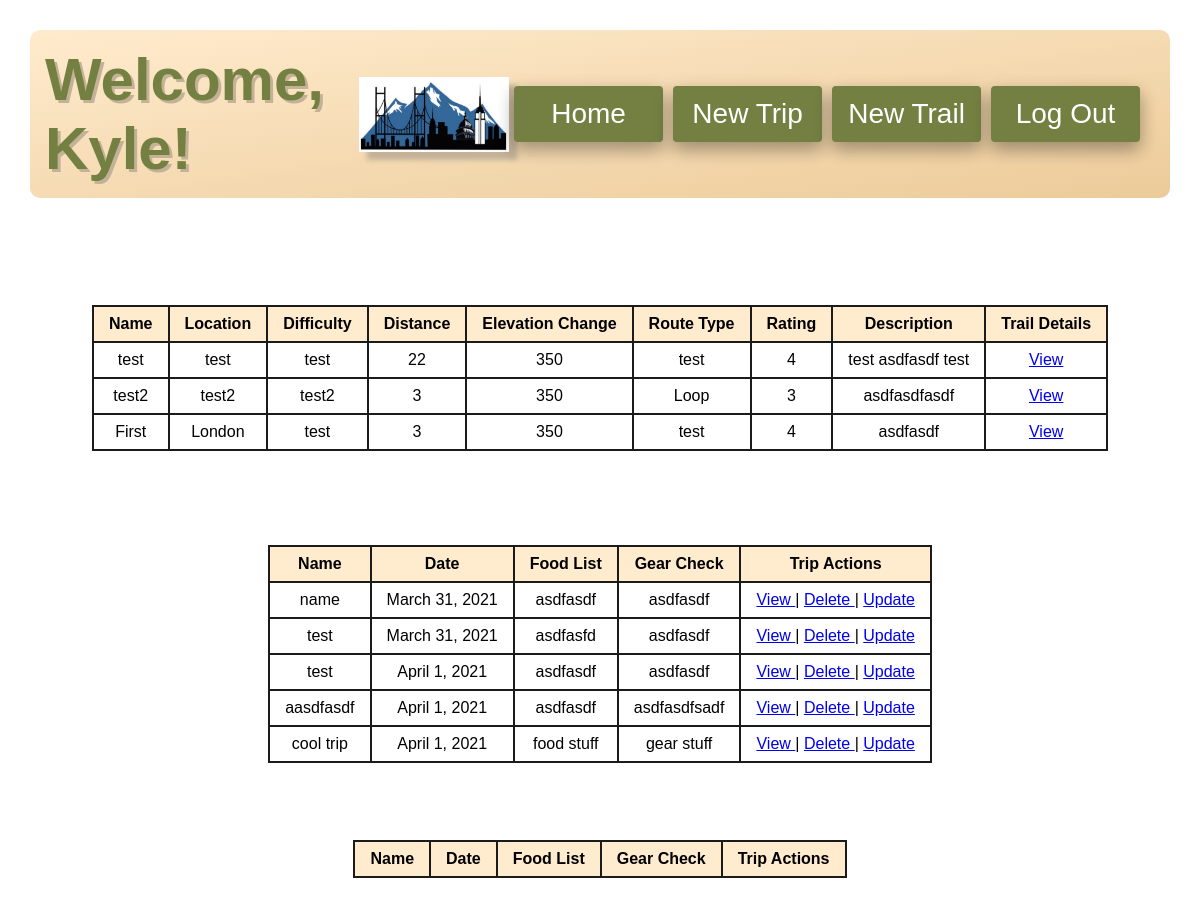
Page /dashboard (signed in) on the earlier database version.
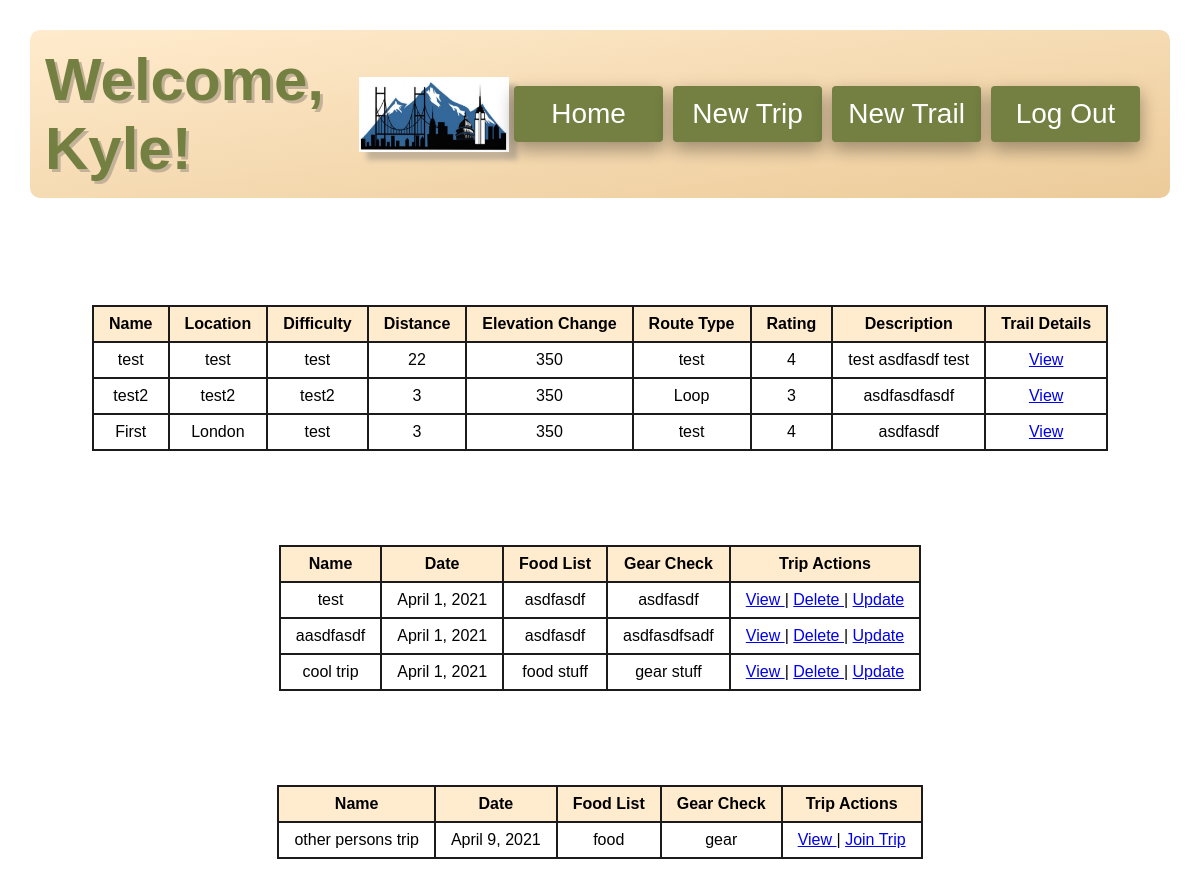
Same page on the later database version.
### day_tripper_application/models.py (models this page shows)
class Trail(models.Model):
    name = models.CharField(max_length=255)
    location = models.CharField(max_length=255)
    difficulty = models.CharField(max_length=255)
    distance = models.IntegerField()
    elevation_change = models.IntegerField()
    route_type = models.CharField(max_length=255)
    rating = models.IntegerField()
    description = models.TextField()
    created_at = models.DateTimeField(auto_now_add=True)
    updated_at = models.DateTimeField(auto_now=True)
    objects = TrailManager()

class Trip(models.Model):
    trip_name = models.CharField(max_length=255)
    trip_date = models.DateField()
    food_list = models.TextField()
    gear_check = models.TextField()
    creator = models.ForeignKey(User, related_name="trips_created", on_delete = models.CASCADE)
    joined = models.ManyToManyField(User, related_name="trips_joined")
    trails = models.ManyToManyField(Trail, related_name="trips")
    created_at = models.DateTimeField(auto_now_add=True)
    updated_at = models.DateTimeField(auto_now=True)
    objects = TripManager()

### day_tripper_application/views.py (the view)
# urls.py: path('dashboard', views.display_dashboard),
def display_dashboard(request):
    if 'user_id' not in request.session:
        return redirect('/')
    context = {
        'this_user': User.objects.get(id=request.session['user_id']),
        'all_trails': Trail.objects.all(),
        'all_trips': Trip.objects.all(),
    }
    return render(request, "dashboard_placeholder.html", context)

### day_tripper_application/templates/dashboard_placeholder.html (shortened to what this page needs)
<!DOCTYPE html>
<html lang="en">
  <head>
    {% load static %}
    <link rel="stylesheet" href="{% static '/css/style.css' %}" />
  </head>
  <body class="body-dash">
    <header class="site-header">
      <h1 class="title-color welcome">Welcome, {{this_user.first_name}}!</h1>
      <img
        class="logo-shadow"
        src="/static/img/mount_city.jpg"
        alt="mountain city"
        height="75px"
        width="150px"
      />
      <a class="button3 button1" href="/dashboard"><span>Home</span></a>
      <a class="button3 button1" href="/trip/new"><span>New Trip</span></a>
      <a class="button3 button1" href="/new_trail"><span>New Trail</span></a>
      <a class="button3 button1" href="/logout"><span>Log Out</span></a>
    </header>
    <div class="row-container">
      <div class="my-col mt">
        <h1><span style="color: white">Trails</span></h1>
        <table class="tab">
          <thead>
            <tr>
              <th>Name</th>
              <th>Location</th>
              <th>Difficulty</th>
              <th>Distance</th>
              <th>Elevation Change</th>
              <th>Route Type</th>
              <th>Rating</th>
              <th>Description</th>
              <th>Trail Details</th>
            </tr>
          </thead>
          <tbody>
            {% for trail in all_trails %}
            <tr>
              <td>{{trail.name}}</td>
              <td>{{trail.location}}</td>
              <td>{{trail.difficulty}}</td>
              <td>{{trail.distance}}</td>
              <td>{{trail.elevation_change}}</td>
              <td>{{trail.route_type}}</td>
              <td>{{trail.rating}}</td>
              <td>{{trail.description}}</td>
              <td><a href="/trail/detail/{{trail.id}}"> View </a></td>
            </tr>
            {% endfor %}
          </tbody>
        </table>
      </div>
    </div>
    <div class="row-container">
      <div class="my-col">
        <h1><span style="color: white">My Trips</span></h1>
        <table class="tab">
          <thead>
            <tr>
              <th>Name</th>
              <th>Date</th>
              <th>Food List</th>
              <th>Gear Check</th>
              <th>Trip Actions</th>
            </tr>
          </thead>
          <tbody>
            {% for trip in this_user.trips_created.all %}
            <tr>
              <td>{{trip.trip_name}}</td>
              <td>{{trip.trip_date}}</td>
              <td>{{trip.food_list}}</td>
              <td>{{trip.gear_check}}</td>
              <td>
                <a href="/trip/detail/{{trip.id}}"> View </a> |
                <a href="/trip/delete/{{trip.id}}"> Delete </a> |
                <a href="/trip/update/{{trip.id}}"> Update </a>
              </td>
            </tr>
            {% endfor %}
          </tbody>
        </table>
      </div>
    </div>
    <div class="row-container">
      <div class="my-col">
        <h1><span style="color: white">Other People's Trips</span></h1>
        <table class="tab">
          <thead>
            <tr>
              <th>Name</th>
              <th>Date</th>
              <th>Food List</th>
              <th>Gear Check</th>
              <th>Trip Actions</th>
            </tr>
          </thead>
          <tbody>
            {% for trip in all_trips %}
            {% if this_user != trip.creator %}
            {% if this_user not in trip.joined.all %}
            <tr>
              <td>{{trip.trip_name}}</td>
              <td>{{trip.trip_date}}</td>
              <td>{{trip.food_list}}</td>
              <td>{{trip.gear_check}}</td>
              <td>
                <a href="/trip/detail/{{trip.id}}"> View </a> |
                <a href="/join/{{trip.id}}"> Join Trip </a>
              </td>
            </tr>
            {% endif %}
            {% endif %}
            {% endfor %}
          </tbody>
        </table>
      </div>
    </div>
  </body>
</html>

Differences in the rows shown:
removed Trip: trip_name "name", trip_date "March 31, 2021", food_list "asdfasdf", gear_check "asdfasdf"
removed Trip: trip_name "test", trip_date "March 31, 2021", food_list "asdfasfd", gear_check "asdfasdf"
added Trip: trip_name "other persons trip", trip_date "April 9, 2021", food_list "food", gear_check "gear"
